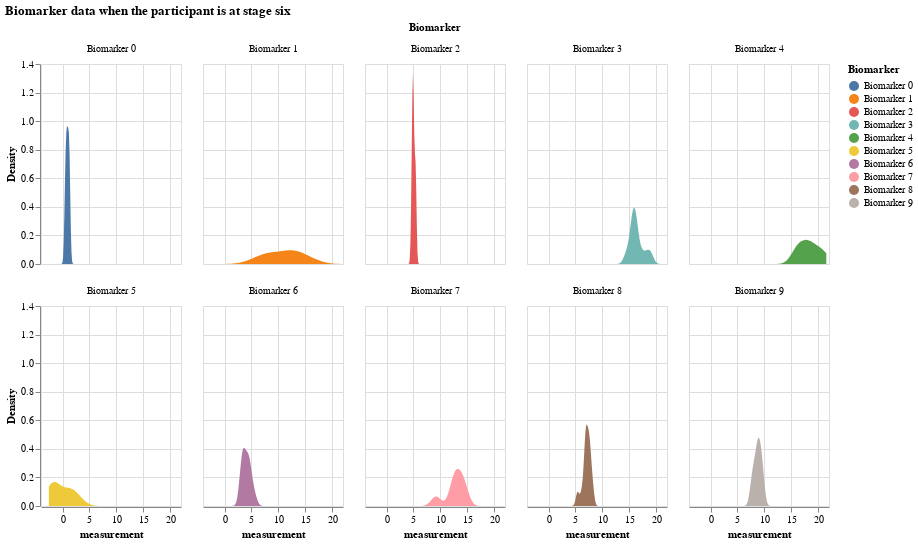

Notebook code cell kept with this figure:
### Markdown cell above
### Distribution of all biomarker values when the participant is at a certain disease stage

### Code cell
# biomarker data when the participant is at stage 6
df_kj_6 = df_expanded[df_expanded.k_j == 6]
df_kj_6

alt.Chart(df_kj_6).transform_density(
    'measurement',
    as_=['measurement', 'Density'],
    groupby=['Biomarker']
).mark_area().encode(
    x="measurement:Q",
    y="Density:Q",
    facet = alt.Facet(
        "Biomarker:N",
        columns = 5
    ),
    color=alt.Color(
        'Biomarker:N'
    )
).properties(
    width= 140,
    height = 200,
).properties(
    title='Biomarker data when the participant is at stage six'
)

### Figure 1 — Vega-Lite specification as saved in the notebook (floating-point values rounded to 4 significant figures; data arrays with more than 128 entries replaced by an {"elided": "..."} marker saying what was removed)
{"config": {"view": {"continuousWidth": 300, "continuousHeight": 300}}, "data": {"name": "data-dd3e6c02475296edad7236081f5bc4fa"}, "mark": {"type": "area"}, "encoding": {"color": {"field": "Biomarker", "type": "nominal"}, "facet": {"columns": 5, "field": "Biomarker", "type": "nominal"}, "x": {"field": "measurement", "type": "quantitative"}, "y": {"field": "Density", "type": "quantitative"}}, "height": 200, "title": "Biomarker data when the participant is at stage six", "transform": [{"density": "measurement", "groupby": ["Biomarker"], "as": ["measurement", "Density"]}], "width": 140, "$schema": "https://vega.github.io/schema/vega-lite/v5.16.3.json", "datasets": {"data-dd3e6c02475296edad7236081f5bc4fa": {"elided": "130 records"}}}
